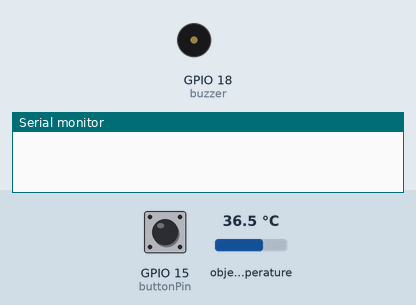
A sketch run on a simulated ESP32. On the bench: buzzer (waves = sounding, pin HIGH), the last lines printed to the serial monitor. Inputs (shaded band) come from the test bench; at power-on: GPIO 15 (buttonPin) LOW, object temperature 36.5 °C.

Above: at 1.3 s.
1.4 s: GPIO 15 (buttonPin) pulled HIGH for 0.6 s
At 1.9 s:
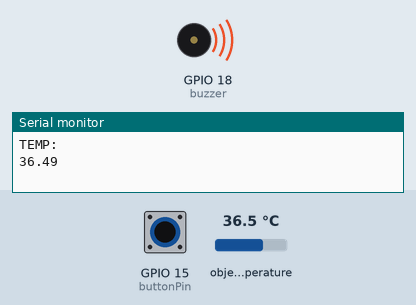
3.5 s: GPIO 15 (buttonPin) pulled HIGH for 3.2 s
At 7.7 s:
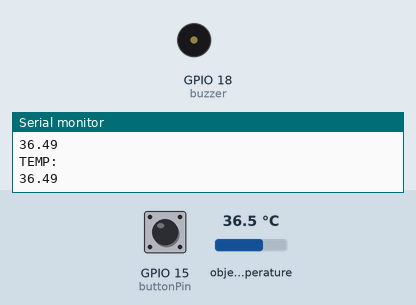
Timing chart, 0 to 9.2 s (numbered marks = the images above; inputs shaded):
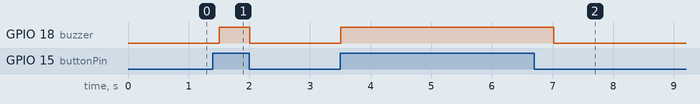

The sketch:

mlxtest.ino
```cpp
#include <Adafruit_MLX90614.h>

const int buzzer = 18; //buzzer to arduino pin 9
Adafruit_MLX90614 mlx = Adafruit_MLX90614();
const int buttonPin = 15; // push button
int buttonState = 0;

void setup() {
  pinMode(buzzer, OUTPUT); // Set buzzer - pin 9 as an output
  pinMode(buttonPin, INPUT);
  digitalWrite(buzzer, LOW);
  Serial.begin(115200);
  while (!Serial);
  if (!mlx.begin()) {
    Serial.println("Error connecting to MLX sensor.");
    while (1);
  };

}
void loop() {
  double temp = mlx.readObjectTempC();
  buttonState = digitalRead(buttonPin);
  if(buttonState == HIGH){
  Serial.println("TEMP: ");
  Serial.println(mlx.readObjectTempC());
  if(mlx.readObjectTempC() > 30){
    digitalWrite(buzzer, HIGH);
  }else{
  digitalWrite(buzzer, LOW);
  }
  }else{
    digitalWrite(buzzer, LOW);
  //   Serial.println("TEMP: ");
  // Serial.println(mlx.readObjectTempC());
  }
  delay(500);
}
```

Measured:
- after the input at 1.4 s, GPIO 18 (buzzer): LOW → HIGH after 0.10 s, → LOW 0.50 s later
- after the input at 3.5 s, GPIO 18 (buzzer): LOW → HIGH at once, → LOW 3.5 s later
